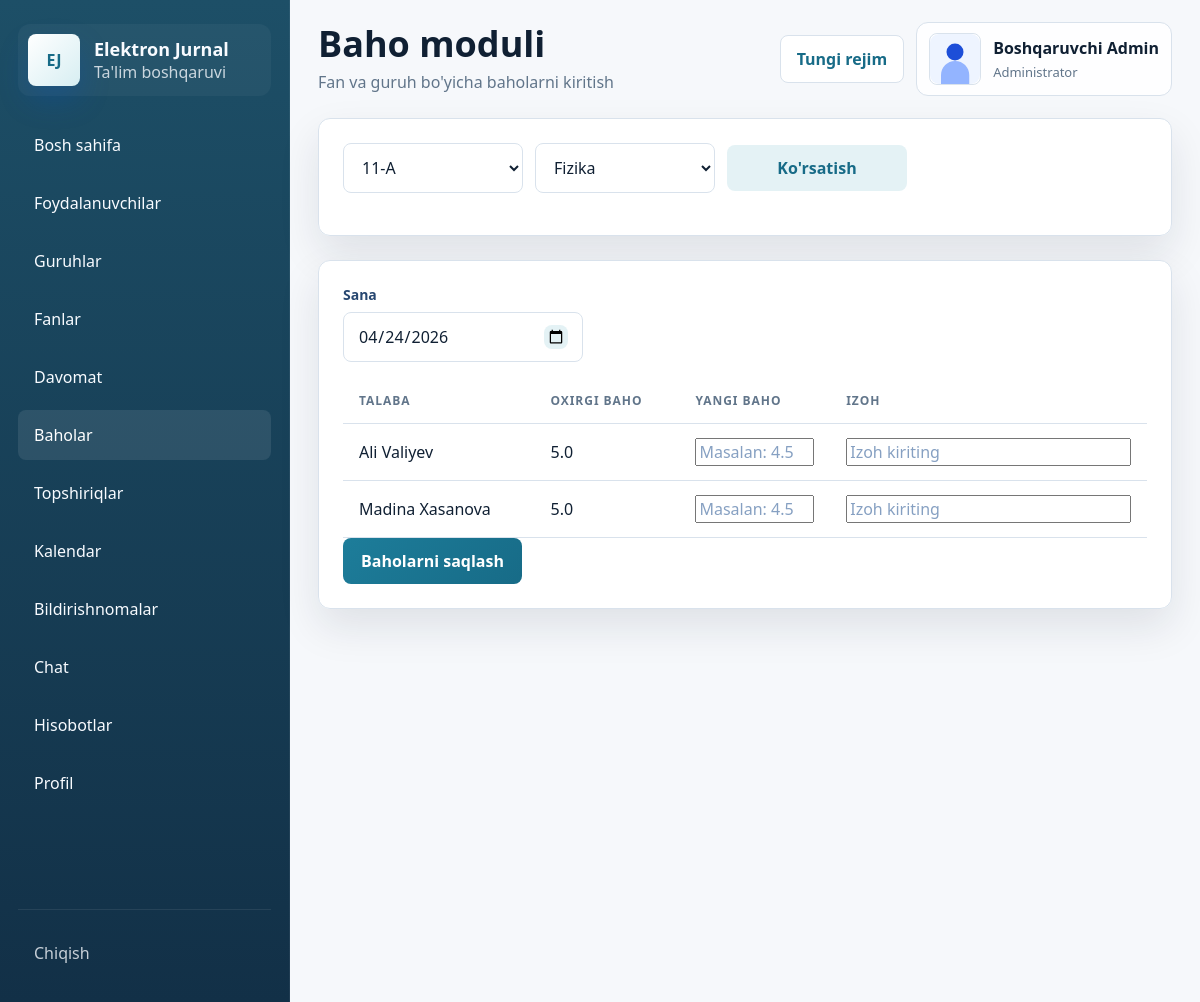
The app's page /grades (signed in), older data.
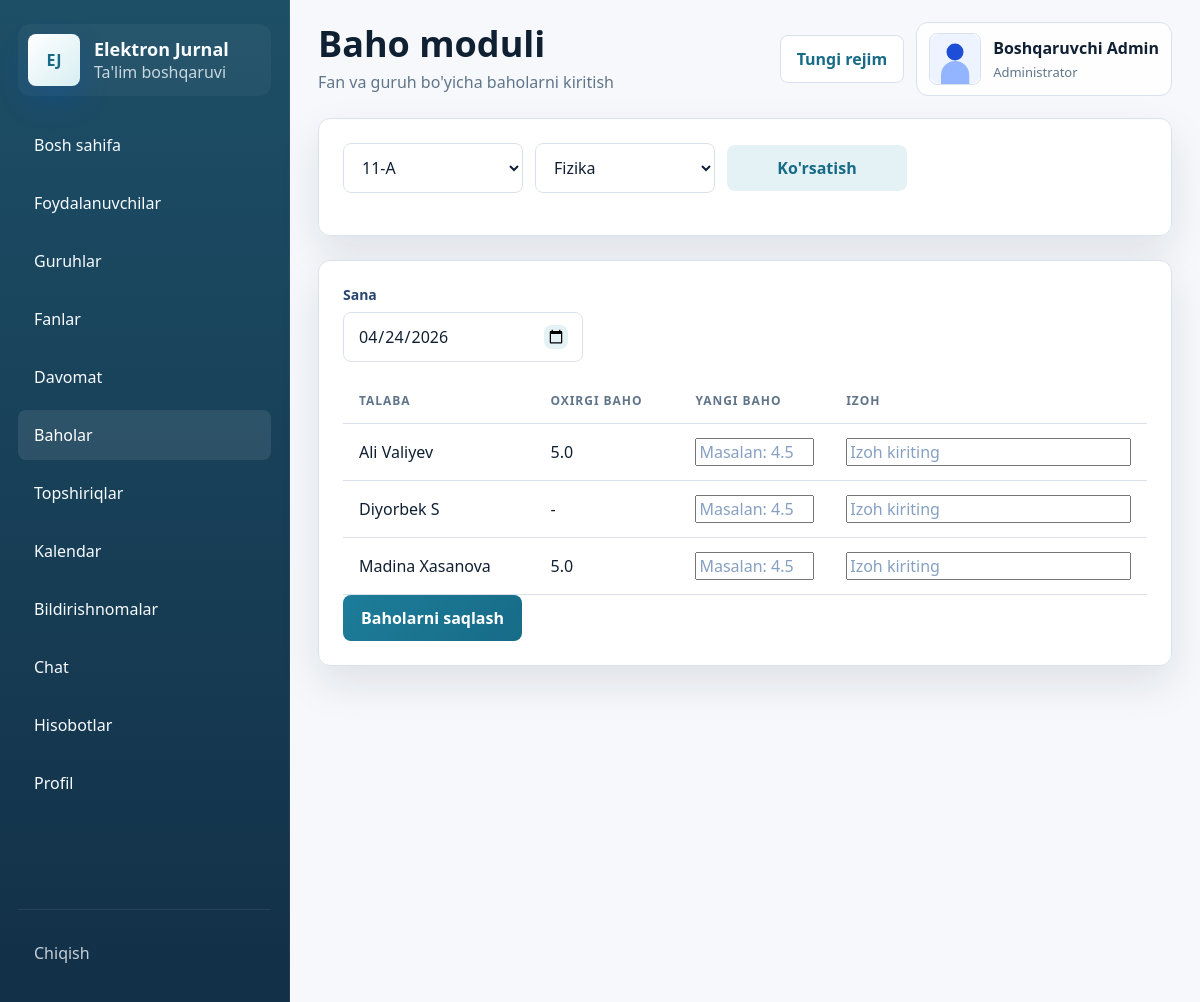
The same page, newer data.
### models.py (models this page shows, shortened)
class TimestampMixin:
    created_at = db.Column(db.DateTime, default=datetime.utcnow, nullable=False)

class User(UserMixin, TimestampMixin, db.Model):
    __tablename__ = "users"
    id = db.Column(db.Integer, primary_key=True)
    full_name = db.Column(db.String(150), nullable=False)
    username = db.Column(db.String(80), unique=True, nullable=False, index=True)
    password_hash = db.Column(db.String(255), nullable=False)
    role = db.Column(db.String(20), nullable=False, index=True)
    phone = db.Column(db.String(30))
    email = db.Column(db.String(120))
    image_path = db.Column(db.String(255))
    is_active = db.Column(db.Boolean, default=True, nullable=False)
    can_change_credentials = db.Column(db.Boolean, default=True, nullable=False)
    taught_subjects = db.relationship("Subject", back_populates="teacher", lazy="dynamic")
    student_group = db.relationship("StudentGroup", back_populates="student", uselist=False, cascade="all, delete-orphan")
    attendance_records = db.relationship("Attendance", back_populates="student", lazy="dynamic", foreign_keys="Attendance.student_id")
    grade_records = db.relationship("Grade", back_populates="student", lazy="dynamic", foreign_keys="Grade.student_id")
    grades_given = db.relationship("Grade", back_populates="teacher", lazy="dynamic", foreign_keys="Grade.teacher_id")
    assignments_created = db.relationship("Assignment", back_populates="teacher", lazy="dynamic", foreign_keys="Assignment.teacher_id")
    activities = db.relationship("ActivityLog", back_populates="user", lazy="dynamic")
    notifications = db.relationship("Notification", back_populates="user", lazy="dynamic", cascade="all, delete-orphan")
    chat_messages = db.relationship(
        "ChatMessage",
        back_populates="sender",
        lazy="dynamic",
        cascade="all, delete-orphan",
        foreign_keys="ChatMessage.sender_id",
    )
    assignment_submissions = db.relationship("AssignmentSubmission", back_populates="student", lazy="dynamic", cascade="all, delete-orphan")

class Grade(TimestampMixin, db.Model):
    __tablename__ = "grades"
    id = db.Column(db.Integer, primary_key=True)
    student_id = db.Column(db.Integer, db.ForeignKey("users.id"), nullable=False)
    subject_id = db.Column(db.Integer, db.ForeignKey("subjects.id"), nullable=False)
    teacher_id = db.Column(db.Integer, db.ForeignKey("users.id"), nullable=False)
    score = db.Column(db.Float, nullable=False)
    comment = db.Column(db.Text)
    date = db.Column(db.Date, nullable=False, default=date.today)
    student = db.relationship("User", back_populates="grade_records", foreign_keys=[student_id])
    subject = db.relationship("Subject", back_populates="grades")
    teacher = db.relationship("User", back_populates="grades_given", foreign_keys=[teacher_id])

### app.py (the view, shortened to what this page needs)
@app.route("/grades", methods=["GET", "POST"])
@login_required
@role_required("admin", "teacher")
def grade_page():
    groups = available_groups_for_user()
    subjects = available_subjects_for_user()
    selected_group_id = request.values.get("group_id", type=int) or (groups[0].id if groups else None)
    selected_subject_id = request.values.get("subject_id", type=int) or (subjects[0].id if subjects else None)
    students = []
    latest_grades = {}
    if selected_group_id:
        students = (
            User.query.join(StudentGroup)
            .filter(User.role == "student", StudentGroup.group_id == selected_group_id)
            .order_by(User.full_name)
            .all()
        )
    if students and selected_subject_id:
        for student in students:
            latest = Grade.query.filter_by(student_id=student.id, subject_id=selected_subject_id).order_by(Grade.date.desc()).first()
            latest_grades[student.id] = latest
    return render_template(
        "grades/index.html",
        groups=groups,
        subjects=subjects,
        students=students,
        latest_grades=latest_grades,
        selected_group_id=selected_group_id,
        selected_subject_id=selected_subject_id,
    )

### app.py (called while the page is built)
@login_manager.user_loader
def load_user(user_id: str):
    return db.session.get(User, int(user_id))

def role_required(*roles):
    def decorator(view_func):
        @wraps(view_func)
        def wrapped(*args, **kwargs):
            if not current_user.is_authenticated:
                return login_manager.unauthorized()
            if current_user.role not in roles:
                abort(403)
            return view_func(*args, **kwargs)
        return wrapped
    return decorator

def avatar_url(user: User) -> str:
    if user.image_path:
        return url_for("static", filename=f"uploads/{user.image_path}")
    return url_for("static", filename="uploads/default-avatar.svg")

def available_groups_for_user():
    if current_user.role == "admin":
        return Group.query.order_by(Group.name).all()
    return get_teacher_groups(current_user)

def available_subjects_for_user():
    if current_user.role == "admin":
        return Subject.query.order_by(Subject.name).all()
    return get_visible_subjects_for_teacher(current_user)

### templates/grades/index.html (shortened to what this page needs)
{% extends "base.html" %}
{% block page_title %}Baho moduli{% endblock %}
{% block page_subtitle %}Fan va guruh bo'yicha baholarni kiritish{% endblock %}
{% block content %}
  <section class="panel-card">
    <form method="get" class="toolbar">
      <select name="group_id">
        {% for group in groups %}
          <option value="{{ group.id }}" {% if selected_group_id == group.id %}selected{% endif %}>{{ group.name }}</option>
        {% endfor %}
      </select>
      <select name="subject_id">
        {% for subject in subjects %}
          <option value="{{ subject.id }}" {% if selected_subject_id == subject.id %}selected{% endif %}>{{ subject.name }}</option>
        {% endfor %}
      </select>
      <button class="btn btn-secondary" type="submit">Ko'rsatish</button>
    </form>
  </section>
  <section class="panel-card">
    <form method="post">
      <div class="form-field max-240">
        <span>Sana</span>
        <input type="date" name="grade_date" value="{{ today.isoformat() }}">
      </div>
      <div class="table-wrap">
        <table class="table">
          <thead>
            <tr>
              <th>Talaba</th>
              <th>Oxirgi baho</th>
              <th>Yangi baho</th>
              <th>Izoh</th>
            </tr>
          </thead>
          <tbody>
            {% for student in students %}
              {% set latest = latest_grades.get(student.id) %}
              <tr>
                <td data-label="Talaba">{{ student.full_name }}</td>
                <td data-label="Oxirgi baho">{{ latest.score if latest else '-' }}</td>
                <td data-label="Yangi baho"><input type="number" step="0.1" min="0" max="5" name="score_{{ student.id }}" placeholder="Masalan: 4.5"></td>
                <td data-label="Izoh"><input type="text" name="comment_{{ student.id }}" placeholder="Izoh kiriting"></td>
              </tr>
            {% else %}
              <tr><td colspan="4">Talabalar topilmadi.</td></tr>
            {% endfor %}
          </tbody>
        </table>
      </div>
      {% if students %}
        <div class="form-actions">
          <button class="btn btn-primary" type="submit">Baholarni saqlash</button>
        </div>
      {% endif %}
    </form>
  </section>
{% endblock %}

### templates/base.html (shortened to what this page needs)
<!DOCTYPE html>
<html lang="uz">
<head>
  <link rel="stylesheet" href="{{ url_for('static', filename='css/style.css') }}">
</head>
<body>
  {% if current_user.is_authenticated %}
    <div class="app-shell">
      <aside class="sidebar" id="sidebar">
        <a class="brand" href="{{ url_for('dashboard_router') }}">
          <div class="brand-logo">EJ</div>
          <div>
            <strong>Elektron Jurnal</strong>
            <span>Ta'lim boshqaruvi</span>
          </div>
        </a>
        <nav class="sidebar-nav">
          {% for endpoint, label in nav_items %}
            <a href="{{ url_for(endpoint) }}" class="{% if request.endpoint == endpoint %}active{% endif %}">
              <span>{{ label }}</span>
            </a>
          {% endfor %}
        </nav>
        <div class="sidebar-footer">
          <a href="{{ url_for('logout') }}" class="logout-link">Chiqish</a>
        </div>
      </aside>
      <div class="main-area">
        <header class="topbar">
          <div class="topbar-title">
            <h1>{% block page_title %}Elektron Jurnal Tizimi{% endblock %}</h1>
            <p>{% block page_subtitle %}Akademik boshqaruv paneli{% endblock %}</p>
          </div>
          <div class="topbar-actions">
            <button class="theme-toggle" type="button" data-theme-toggle>Rejim</button>
            <div class="topbar-user">
              <img src="{{ avatar_url(current_user) }}" alt="Avatar" class="avatar">
              <div>
                <strong>{{ current_user.full_name }}</strong>
                <span>{{ role_labels.get(current_user.role, current_user.role) }}</span>
              </div>
            </div>
          </div>
        </header>
        <main class="page-content">
          {% block content %}{% endblock %}
        </main>
      </div>
    </div>
  {% endif %}
</body>
</html>

Row changes from the older to the newer data that the page shows:
added User: full_name "Diyorbek S", score "-", id "Masalan: 4.5"
